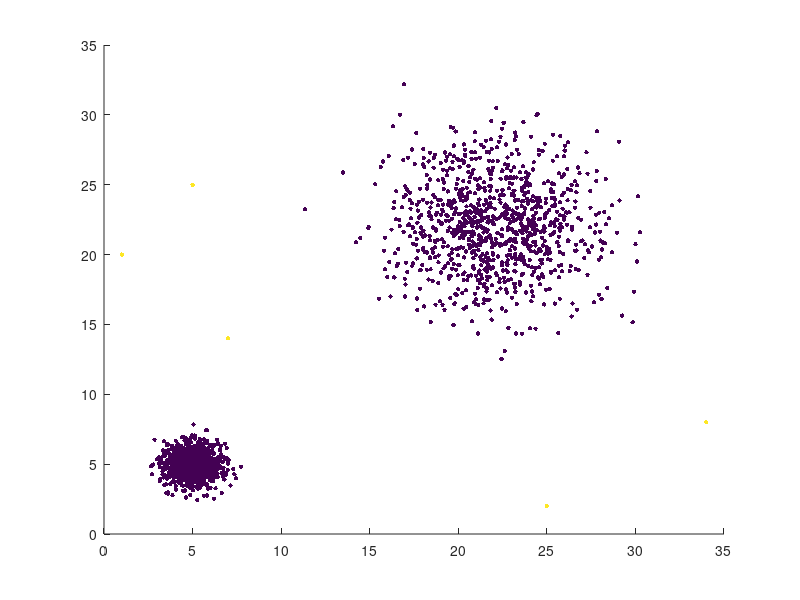
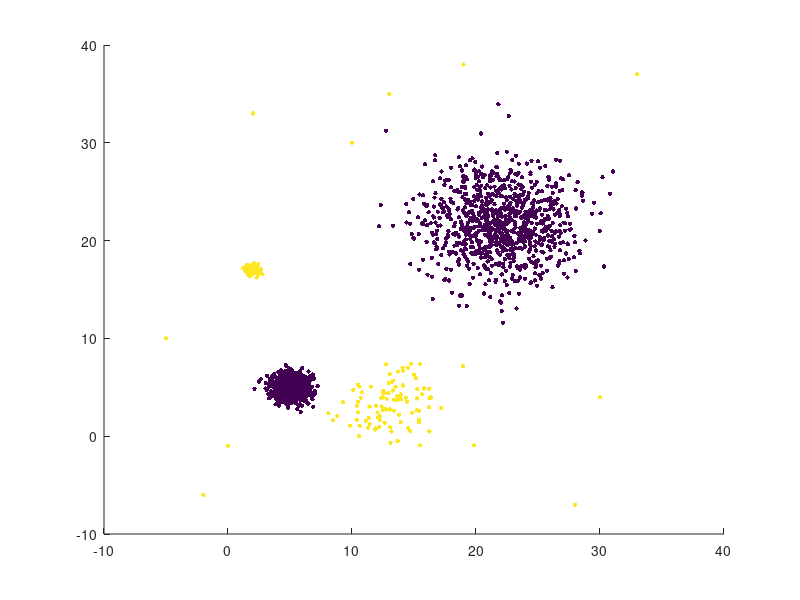
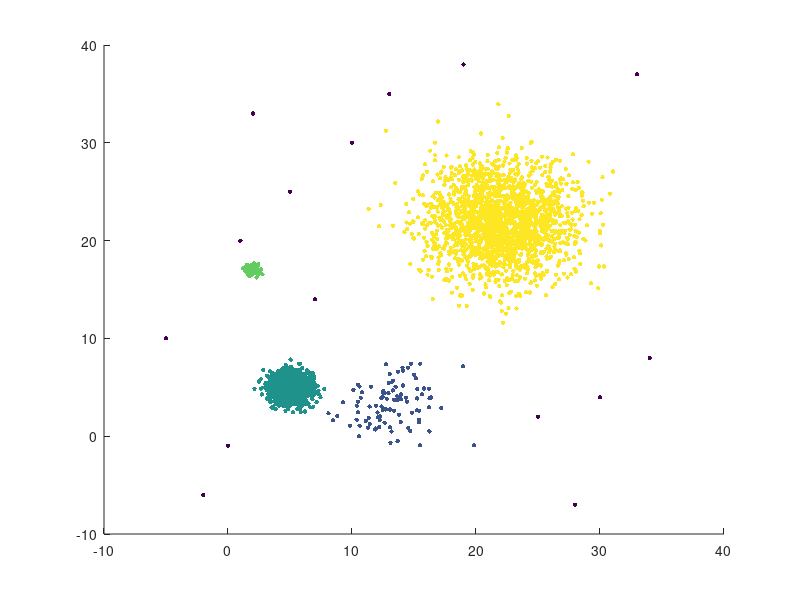
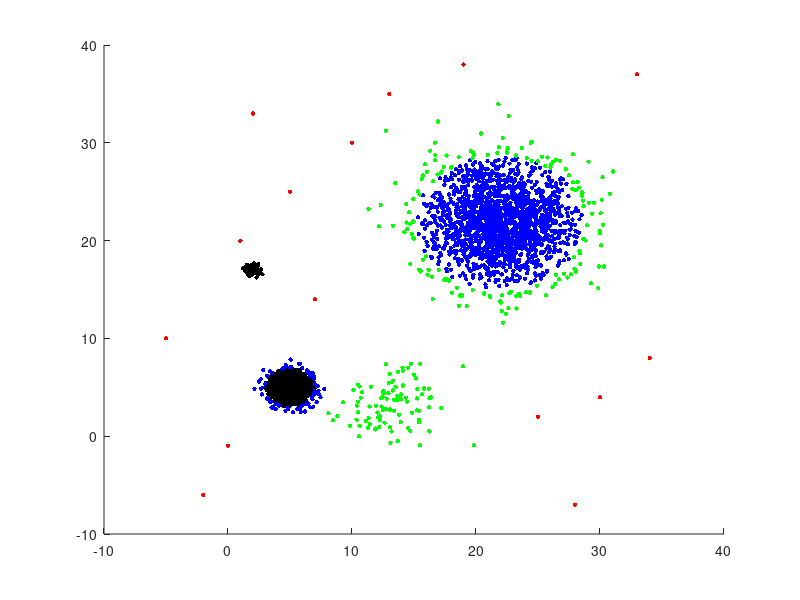

Here is the MATLAB script that generated these plots, in order:

rng(15)
x1 = normrnd(5,0.8,[995,2]);
x2 = normrnd(2,3,[1000,2]);
x2(:,1)=x2(:,1)+20;
x2(:,2)=x2(:,2)+20;
out = [1,20; 7,14; 25,2; 34,8; 5,25];
x=[x1;x2];
training = [x;out];
yk=[zeros(1,1995),ones(1,5)];
dt=[3*ones(1,995),5*ones(1,1000),ones(1,5)];
ct=[ones(1,995),2*ones(1,1000),zeros(1,5)];
a = randperm(2000);
tr=training(a,:);
ykf=yk(a);
dtf=dt(a);
ctf=ct(a);

x=[];
x1 = normrnd(5,0.8,[900,2]);
x2 = normrnd(2,3,[900,2]);
x2(:,1)=x2(:,1)+20;
x2(:,2)=x2(:,2)+20;
x3 = normrnd(3,2,[95,2]);
x4 = normrnd(2,0.3,[95,2]);
x3(:,1)=x3(:,1)+10;
x4(:,2)=x4(:,2)+15;
x=[x1;x2;x3;x4];
out = [19,38; 30,4; -2,-6; 2,33; 10,30; 33,37; 28,-7; 0,-1; -5,10; 13,35];
eval = [x;out];
ye=[zeros(1,1800),ones(1,200)];
de=[3*ones(1,900),5*ones(1,900),2*ones(1,95),4*ones(1,95),ones(1,10)];
ce=[ones(1,900),2*ones(1,900),3*ones(1,95),4*ones(1,95),zeros(1,10)];
b = randperm(2000);
ev=eval(b,:);
yef=ye(b);
def=de(b);
cef=ce(b);
dens = [dtf,def]';
clus = [ctf,cef]';
fdens = dens;


figure(1)
scatter(tr(:,1),tr(:,2),10, ykf, 'filled');
figure(2)
scatter(ev(:,1),ev(:,2),10, yef, 'filled');

data=[[tr;ev],[ykf';yef']];

figure(3)
scatter(data(:,1),data(:,2),10, dens, 'filled');

a = data(dens==3,1:2);
ca = median(a);
D = pdist2(a,ca,'euclidean');
coef = mean(D)+2*std(D);
la = 13*ones(1,size(a,1));
la(D<coef) = 23;
fdens(dens==3)=la;

a = data(dens==5,1:2);
ca = median(a);
D = pdist2(a,ca,'euclidean');
coef = mean(D)+1.5*std(D);
la = 15*ones(1,size(a,1));
la(D<coef) = 25;
fdens(dens==5)=la;

dens(:)=1;
dens(fdens==23)=4;
dens(fdens==25)=3;
dens(fdens==13)=3;
dens(fdens==4)=4;
dens(fdens==15)=2;
dens(fdens==2)=2;

figure(4);
scatter(data(dens==4,1),data(dens==4,2),10, 'k', 'filled'); hold on;
scatter(data(dens==3,1),data(dens==3,2),10, 'b', 'filled');
scatter(data(dens==2,1),data(dens==2,2),10, 'g', 'filled');
scatter(data(dens==1,1),data(dens==1,2),10, 'r', 'filled');

figure(5);
scatter(data(clus==4,1),data(clus==4,2),10, 'm', 'filled'); hold on;
scatter(data(clus==3,1),data(clus==3,2),10, 'b', 'filled');
scatter(data(clus==2,1),data(clus==2,2),10, 'g', 'filled');
scatter(data(clus==1,1),data(clus==1,2),10, 'r', 'filled');
scatter(data(clus==0,1),data(clus==0,2),10, 'k', 'filled');


data=[data,dens,clus];
csvwrite('ex_data.csv',data);

clear a b eval x1 x2 x3 x4 out x training eval ye yk dt ca coef D fdens la de def dtf